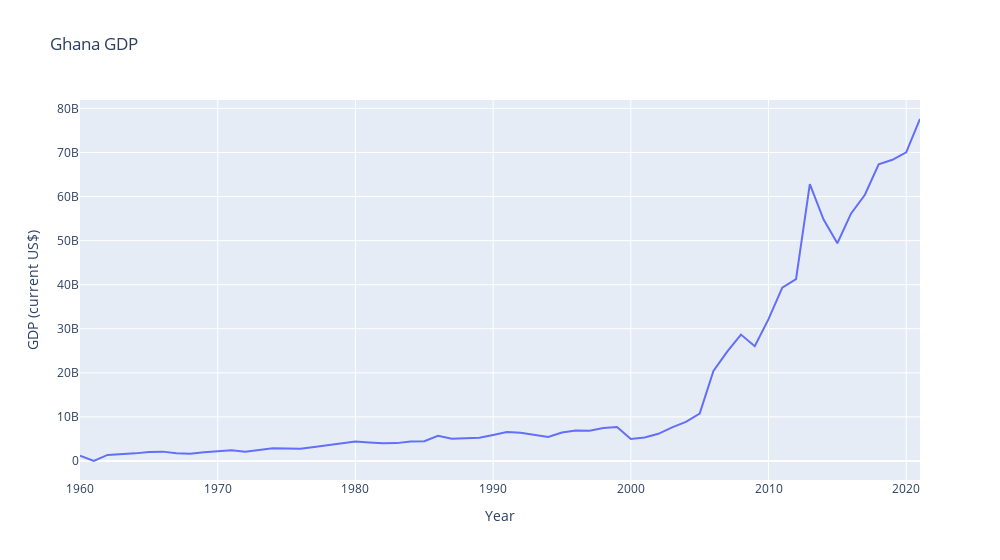

Notebook cell for this chart:
### Code cell
# визуализируем ВВП Ганы по годам
fig = px.line(y=ghana_gdp['GDP (current US$)'], x=ghana_gdp.index, title='Ghana GDP',
              labels={'y':'GDP (current US$)', 'x': 'Year'},
              width=1000)
fig.show()
